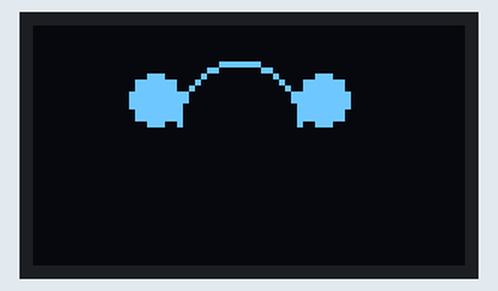
Bench run of a sketch on a simulated ESP32-C3. Parts: 72×40 one-colour display.

Above: at 0.4 s.
At 25.2 s:
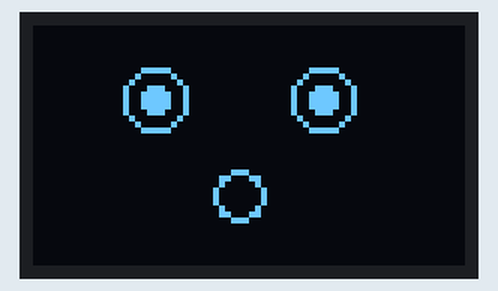
At 62.19 s:
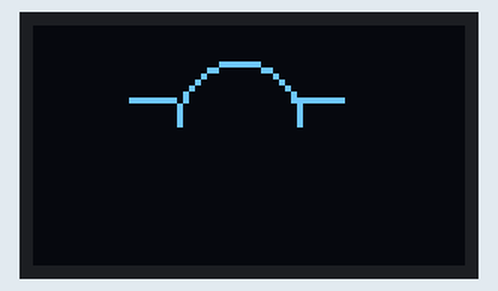
At 125.6 s:
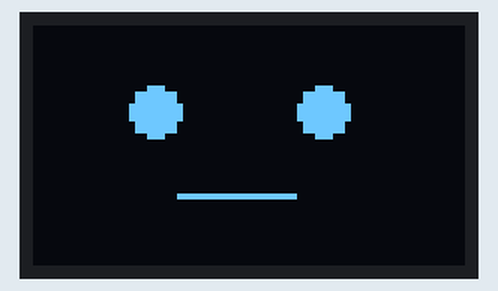

Measured:
- what the display in image 0 shows lasts 1.7 s, from 0.3 s to 2.0 s
- what the display in image 1 shows lasts 5.1 s, from 25.1 s to 30.2 s

The sketch:

face-interative.ino
```cpp
#include <Arduino.h>
#include <U8g2lib.h>
#include <Wire.h>

// Construtor específico para o ESP32-C3 Super Mini 0.42" informando os pinos: (Rotação, Reset, Clock/SCL, Data/SDA)
U8G2_SSD1306_72X40_ER_F_HW_I2C u8g2(U8G2_R0, /* reset=*/ U8X8_PIN_NONE, /* clock=*/ 6, /* data=*/ 5);

unsigned long tempoAnterior = 0;
const long intervalo = 5000;
int estadoFace = 0;

void desenhaFeliz(bool olhoAberto);
void desenhaNeutro();
void desenhaSurpreso();

void setup() {
  // Força o barramento I2C interno a iniciar nos pinos corretos da tela integrada (SDA=5, SCL=6)
  Wire.begin(5, 6);
  u8g2.begin();
}

void loop() {
  unsigned long tempoAtual = millis();

  if (tempoAtual - tempoAnterior >= intervalo) {
    tempoAnterior = tempoAtual;
    estadoFace = (estadoFace + 1) % 3;
  }

  u8g2.clearBuffer();

  // Como a tela de 0.42" usa uma janela menor dentro do driver, ajustamos as coordenadas X dos desenhos
  switch (estadoFace) {
    case 0:
      desenhaFeliz((tempoAtual % 2000) > 300);
      break;
    case 1:
      desenhaNeutro();
      break;
    case 2:
      desenhaSurpreso();
      break;
  }

  u8g2.sendBuffer();
  delay(50);
}

// --- Expressão 1: Feliz ---
void desenhaFeliz(bool olhoAberto) {
  if (olhoAberto) {
    u8g2.drawDisc(20, 12, 4); // Olho esquerdo (ajustado para esquerda)
    u8g2.drawDisc(48, 12, 4); // Olho direito (ajustado para direita)
  } else {
    u8g2.drawHLine(16, 12, 8);
    u8g2.drawHLine(44, 12, 8);
  }
  u8g2.drawCircle(34, 16, 10, U8G2_DRAW_UPPER_RIGHT | U8G2_DRAW_UPPER_LEFT);
}

// --- Expressão 2: Neutro ---
void desenhaNeutro() {
  u8g2.drawDisc(20, 14, 4);
  u8g2.drawDisc(48, 14, 4);
  u8g2.drawHLine(24, 28, 20);
}

// --- Expressão 3: Surpreso ---
void desenhaSurpreso() {
  u8g2.drawCircle(20, 12, 5);
  u8g2.drawDisc(20, 12, 2);
  u8g2.drawCircle(48, 12, 5);
  u8g2.drawDisc(48, 12, 2);
  u8g2.drawCircle(34, 28, 4);
}
```
